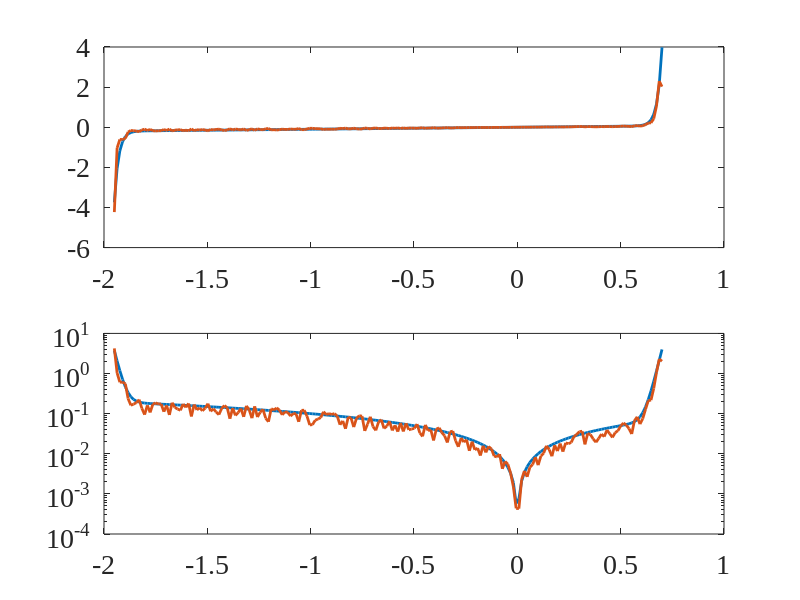
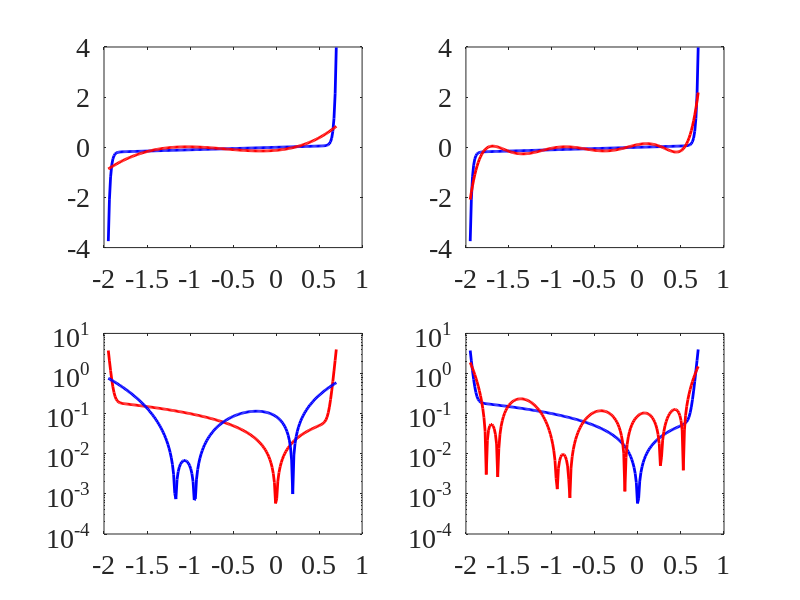

Write MATLAB code to recreate these figures, in order. (Note: this script raises an error after producing the figures.)
%% ELEC 4700 PA -8 CMPA 
%Saifuddin Mohammed, #101092039

set(0,'defaultaxesfontsize',20)
set(0,'defaultaxesfontname','Times New Roman')
set(0,'DefaultLineLineWidth', 2);

set(0,'DefaultFigureWindowStyle','docked')


%Part 1 - Utilizng the Diode Equation to generate some data

V = linspace(-1.95,0.7,200);   %V vector creation

%Given Paramters
I_s = 0.01e-12;
I_b = 0.1e-12;
V_b = 1.3; 
G_p1 = 0.1; 

I_D = (I_s*(exp(1.2*V/0.025)-1)) + (G_p1*V) - (I_b*(exp(-1.2*(V+V_b)/0.025)-1));
I = I_D;

rand_vector = (1.2-0.5).*rand(size(I)) + 0.5;

I_new = rand_vector.*I;
figure(1)
subplot(2,1,1)
plot(V,I,V,I_new)
subplot(2,1,2)
semilogy(V,abs(I),V,abs(I_new))



%Part 2- Polynomial Fitting 
P_4 = polyfit(V,I,4);
Poly_4 = polyval(P_4,V);


P_8 = polyfit(V,I,8);
Poly_8 = polyval(P_8,V);



figure(2)
subplot(2,2,1)
plot(V,I,'b',V,Poly_4,'r')

subplot(2,2,2)
plot(V,I,'b',V,Poly_8,'r')

pol4 = polyfit(V,I_new,4); 
a = polyval(pol4,V);
subplot(2,2,3)
semilogy(V,abs(I),'r',V,abs(a),'b')


pol8 = polyfit(V,I_new,8);
b = polyval(pol8,V);
subplot(2,2,4)
semilogy(V,abs(I),'b',V,abs(b),'r')




% Part 3- Non-Linear Polynomial Fitting 

% Fitting 1
fo_1 = fittype('A*(exp(1.2*x/0.025)-1) + (0.1*x) - (C*(exp(-1.2*(x+1.3)/0.025)-1))');
ff1 = fit(V',I',fo_1);
If1 = ff1(V);

figure(3)
subplot(3,1,1)
semilogy(V,abs(If1'),'r',V,abs(I_new),'b')


%Fitting 2
fo_2 = fittype('A*(exp(1.2*x/0.025)-1) + (B*x) - (C*(exp(-1.2*(x+1.3)/0.025)-1))');
ff_2 = fit(V',I',fo_2);
If_2 = ff_2(V);

subplot(3,1,2)
semilogy(V,abs(If_2'),'r',V,abs(I_new),'b')

%Fitting 3
fo_3 = fittype('A*(exp(1.2*x/0.025)-1) + (B*x) - (C*(exp(-1.2*(x+D)/0.025)-1))');
ff_3 = fit(V',I',fo_3);
If_3 = ff_3(V);

subplot(3,1,3)
semilogy(V,abs(If_3'),'b',V,abs(I_new),'r')




% Part 4 - Fitting Using Neural Net Model

inputs = V.';
targets = I.';
hiddenLayerSize = 10;
net = fitnet(hiddenLayerSize); 
net.divideParam.trainRatio = 70/100; 
net.divideParam.valRatio = 15/100; 
net.divideParam.testRatio = 15/100; 
[net,tr] = train(net,inputs,targets);
outputs = net(inputs);
errors = gsubtract(outputs,targets); 
performance = perform(net,targets,outputs); 
view(net)
Inn = outputs;

figure(4)
plot(inputs,Inn,'b',inputs,I_new,'r')
